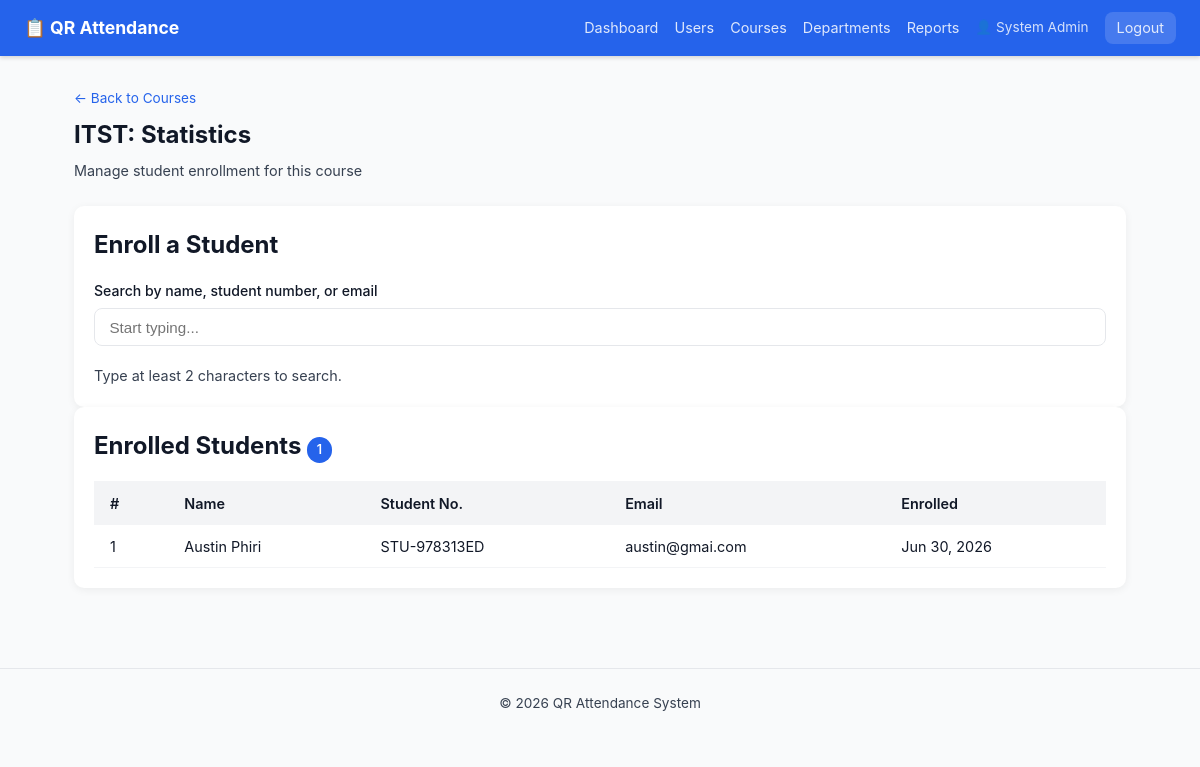
/admin/courses/2/enrollment (signed in), run on the app's committed database.
### tables this page shows
CREATE TABLE `courses` (
  `id` int(10) UNSIGNED NOT NULL,
  `department_id` int(10) UNSIGNED DEFAULT NULL,
  `lecturer_id` int(10) UNSIGNED DEFAULT NULL,
  `code` varchar(30) NOT NULL,
  `name` varchar(180) NOT NULL,
  `description` text DEFAULT NULL,
  `credit_hours` tinyint(3) UNSIGNED DEFAULT 3,
  `semester` tinyint(3) UNSIGNED DEFAULT NULL,
  `academic_year` varchar(10) DEFAULT NULL,
  `is_active` tinyint(1) NOT NULL DEFAULT 1,
  `created_at` timestamp NOT NULL DEFAULT current_timestamp()
);

CREATE TABLE `enrollments` (
  `id` int(10) UNSIGNED NOT NULL,
  `student_id` int(10) UNSIGNED NOT NULL,
  `course_id` int(10) UNSIGNED NOT NULL,
  `enrolled_at` timestamp NOT NULL DEFAULT current_timestamp()
);

CREATE TABLE `users` (
  `id` int(10) UNSIGNED NOT NULL,
  `name` varchar(120) NOT NULL,
  `email` varchar(180) NOT NULL,
  `password` varchar(255) NOT NULL,
  `role` enum('admin','lecturer','student') NOT NULL,
  `is_active` tinyint(1) NOT NULL DEFAULT 1,
  `created_at` timestamp NOT NULL DEFAULT current_timestamp(),
  `updated_at` timestamp NOT NULL DEFAULT current_timestamp() ON UPDATE current_timestamp()
);

CREATE TABLE `students` (
  `id` int(10) UNSIGNED NOT NULL,
  `user_id` int(10) UNSIGNED NOT NULL,
  `department_id` int(10) UNSIGNED DEFAULT NULL,
  `student_number` varchar(50) NOT NULL,
  `year_of_study` tinyint(3) UNSIGNED DEFAULT NULL,
  `phone` varchar(30) DEFAULT NULL,
  `created_at` timestamp NOT NULL DEFAULT current_timestamp()
);

### app/core/Controller.php (called while the page is built, shortened)
<?php
class Controller
{
    public function __construct()
    {
        $this->db = Database::getInstance();
    }
    protected function view(string $view, array $data = []): void
    {
        extract($data, EXTR_SKIP);
        $file = APP_PATH . "/views/{$view}.php";
        require APP_PATH . '/views/layouts/header.php';
        require $file;
        require APP_PATH . '/views/layouts/footer.php';
    }
}

### app/controllers/AdminController.php (called while the page is built, shortened)
<?php
class AdminController extends Controller
{
    public function enrollmentView(array $params): void
    {
        $courseId = (int)$params['id'];
        $course = $this->db->single(
            "SELECT c.*, u.name AS lecturer_name
               FROM courses c
               LEFT JOIN lecturers l ON l.id = c.lecturer_id
               LEFT JOIN users     u ON u.id = l.user_id
              WHERE c.id = ?",
            [$courseId]
        );
        $enrolled = $this->db->all(
            "SELECT s.student_number, u.name, u.email, e.enrolled_at
               FROM enrollments e
               JOIN students s ON s.id = e.student_id
               JOIN users    u ON u.id = s.user_id
              WHERE e.course_id = ?
              ORDER BY u.name",
            [$courseId]
        );
        $this->view('admin/enrollment', [
            'user'     => Auth::user(),
            'course'   => $course,
            'enrolled' => $enrolled,
            'csrf'     => Auth::generateCsrfToken(),
        ]);
    }
}

### public/index.php (called while the page is built, shortened)
<?php
require_once APP_PATH . '/core/Database.php';
require_once APP_PATH . '/core/Controller.php';
require_once APP_PATH . '/core/Router.php';
$router = new Router();
$router->get( '/',         'AuthController@showLogin');
$router->get( '/login',    'AuthController@showLogin');
$router->post('/login',    'AuthController@login');
$router->get( '/register', 'AuthController@showRegister');
$router->post('/register', 'AuthController@register');
$router->get( '/logout',   'AuthController@logout');
$router->get('/attend/:token', 'AttendanceController@scan');
$router->get( '/lecturer/dashboard',            'LecturerController@dashboard',         ['auth','role:lecturer']);
$router->get( '/lecturer/sessions',             'LecturerController@sessions',          ['auth','role:lecturer']);
$router->get( '/lecturer/sessions/create',      'LecturerController@createSessionForm', ['auth','role:lecturer']);
$router->post('/lecturer/sessions/create',      'LecturerController@createSession',     ['auth','role:lecturer']);
$router->post('/lecturer/sessions/:id/activate','LecturerController@activateSession', ['auth','role:lecturer']);
$router->get( '/lecturer/sessions/:id/scan',    'LecturerController@scanView',          ['auth','role:lecturer']);
$router->post('/lecturer/sessions/:id/activate','LecturerController@activateSession',   ['auth','role:lecturer']);
$router->post('/lecturer/sessions/:id/close',   'LecturerController@closeSession',      ['auth','role:lecturer']);
$router->get( '/student/dashboard',    'StudentController@dashboard',   ['auth','role:student']);
$router->get( '/student/courses/:id',  'StudentController@courseDetail',['auth','role:student']);
$router->get( '/admin/dashboard',           'AdminController@dashboard',       ['auth','role:admin']);
$router->get( '/admin/users',               'AdminController@users',           ['auth','role:admin']);
$router->get( '/admin/users/create',        'AdminController@createUserForm',  ['auth','role:admin']);
$router->post('/admin/users/create',        'AdminController@createUser',      ['auth','role:admin']);
$router->post('/admin/users/:id/toggle',    'AdminController@toggleUser',      ['auth','role:admin']);
$router->get( '/admin/courses',             'AdminController@courses',         ['auth','role:admin']);
$router->get( '/admin/courses/create',      'AdminController@createCourseForm',['auth','role:admin']);
$router->post('/admin/courses/create',      'AdminController@createCourse',    ['auth','role:admin']);
$router->post('/admin/courses/:id/toggle',  'AdminController@toggleCourse',    ['auth','role:admin']);
$router->get( '/admin/departments',         'AdminController@departments',     ['auth','role:admin']);
$router->post('/admin/departments/create',  'AdminController@createDepartment',['auth','role:admin']);
$router->get( '/admin/reports',             'AdminController@reports',         ['auth','role:admin']);
$router->get( '/admin/reports/export',      'AdminController@exportReport',    ['auth','role:admin']);
$router->get( '/admin/courses/:id/enrollment', 'AdminController@enrollmentView', ['auth','role:admin']);
$router->post('/admin/courses/:id/enroll',     'AdminController@enrollStudent',  ['auth','role:admin']);
$router->dispatch();

### app/config/database.php (called while the page is built)
<?php
return [
    'driver'   => 'mysql',
    'host'     => $_ENV['DB_HOST']     ?? 'localhost',
    'port'     => $_ENV['DB_PORT']     ?? '3306',
    'database' => $_ENV['DB_NAME']     ?? 'qr_attendance',
    'username' => $_ENV['DB_USER']     ?? 'root',
    'password' => $_ENV['DB_PASS']     ?? '',
    'charset'  => 'utf8mb4',
    'options'  => [
        PDO::ATTR_ERRMODE            => PDO::ERRMODE_EXCEPTION,
        PDO::ATTR_DEFAULT_FETCH_MODE => PDO::FETCH_ASSOC,
        PDO::ATTR_EMULATE_PREPARES   => false,
    ],
];

### app/core/Database.php (called while the page is built, shortened)
<?php
class Database
{
    private static ?Database $instance = null;
    private PDO $pdo;
    private function __construct()
    {
        $config = require APP_PATH . '/config/database.php';
        $dsn = sprintf(
            '%s:host=%s;port=%s;dbname=%s;charset=%s',
            $config['driver'],
            $config['host'],
            $config['port'],
            $config['database'],
            $config['charset']
        );
        try {
            $this->pdo = new PDO($dsn, $config['username'], $config['password'], $config['options']);
        } catch (PDOException $e) {
            error_log('DB connection failed: ' . $e->getMessage());
            throw new RuntimeException('Database connection failed. Check logs for details.');
        }
    }
    public static function getInstance(): self
    {
        if (self::$instance === null) {
            self::$instance = new self();
        }
        return self::$instance;
    }
    private function run(string $sql, array $params = []): PDOStatement
    {
        $stmt = $this->pdo->prepare($sql);
        $stmt->execute($params);
        return $stmt;
    }
    public function single(string $sql, array $params = []): ?array
    {
        $row = $this->run($sql, $params)->fetch();
        return $row !== false ? $row : null;
    }
    public function all(string $sql, array $params = []): array
    {
        return $this->run($sql, $params)->fetchAll();
    }
}

### app/views/admin/enrollment.php (the view, shortened to what this page needs)
<div class="page-header">
    <div>
        <a href="<?= BASE_URL ?>/admin/courses" class="back-link">← Back to Courses</a>
        <h1><?= htmlspecialchars($course['code']) ?>: <?= htmlspecialchars($course['name']) ?></h1>
        <p class="subtitle">Manage student enrollment for this course</p>
    </div>
</div>
<div class="enroll-layout">
    <div class="card">
        <h2 style="margin-bottom:1rem">Enroll a Student</h2>
        <div class="form-group">
            <label>Search by name, student number, or email</label>
            <input type="text" id="studentSearch" placeholder="Start typing..." autocomplete="off">
        </div>
        <p class="text-muted" id="searchHint">Type at least 2 characters to search.</p>
    </div>
    <div class="card">
        <h2 style="margin-bottom:1rem">
            Enrolled Students <span class="badge badge-count"><?= count($enrolled) ?></span>
        </h2>
        <?php if (empty($enrolled)): ?>
            <p class="empty">No students enrolled yet. Search above to add some.</p>
        <?php else: ?>
        <table class="table">
            <thead>
                <tr>
                    <th>#</th>
                    <th>Name</th>
                    <th>Student No.</th>
                    <th>Email</th>
                    <th>Enrolled</th>
                </tr>
            </thead>
            <tbody>
            <?php foreach ($enrolled as $i => $s): ?>
                <tr>
                    <td><?= $i + 1 ?></td>
                    <td><?= htmlspecialchars($s['name']) ?></td>
                    <td><?= htmlspecialchars($s['student_number']) ?></td>
                    <td><?= htmlspecialchars($s['email']) ?></td>
                    <td><?= htmlspecialchars(date('M j, Y', strtotime($s['enrolled_at']))) ?></td>
                </tr>
            <?php endforeach; ?>
            </tbody>
        </table>
        <?php endif; ?>
    </div>
</div>

### app/core/Router.php (shortened to what this page needs)
<?php
class Router
{
    private array $routes = [];
    private function addRoute(string $method, string $path, string $handler, array $middleware): void
    {
        $this->routes[] = compact('method', 'path', 'pattern', 'handler', 'middleware');
    }
    public function dispatch(): void
{
    $method     = $_SERVER['REQUEST_METHOD'];
    $requestUri = strtok($_SERVER['REQUEST_URI'], '?');
    $scriptDir  = str_replace('\\', '/', dirname($_SERVER['SCRIPT_NAME']));
    $basePath   = rtrim($scriptDir, '/');
    $uri        = '/' . ltrim(substr($requestUri, strlen($basePath)), '/');
    $uri = preg_replace('#^/index\.php(/|$)#', '/', $uri);
    foreach ($this->routes as $route) {
            if ($route['method'] !== $method) {
                continue;
            }
            if (!preg_match($route['pattern'], $uri, $matches)) {
                continue;
            }
            $params = array_filter($matches, 'is_string', ARRAY_FILTER_USE_KEY);
            [$class, $action] = explode('@', $route['handler']);
            $controller = new $class();
            $controller->$action($params);
            return;
        }
    }
}

### public/assets/css/app.css (style rules this page uses)
*, *::before, *::after { box-sizing: border-box; margin: 0; padding: 0; }
:root { --primary: #2563eb; --primary-h: #1d4ed8; --danger: #dc2626; --success: #16a34a; --warning: #d97706; --gray-50: #f9fafb; --gray-100: #f3f4f6; --gray-200: #e5e7eb; --gray-700: #374151; --gray-900: #111827; --radius: 8px; }
body { font-family: -apple-system, BlinkMacSystemFont, 'Segoe UI', Roboto, sans-serif; background: var(--gray-50); color: var(--gray-900); line-height: 1.6; }
.form-group { margin-bottom: 1.1rem; }
.form-group label { display: block; font-size: .88rem; font-weight: 500; margin-bottom: .35rem; }
.form-group input, .form-group select, .form-group textarea { width: 100%; padding: .6rem .9rem; border: 1px solid var(--gray-200); border-radius: var(--radius); font-size: .95rem; transition: border-color .15s; }
.badge { display: inline-block; padding: .2rem .6rem; border-radius: 99px; font-size: .78rem; font-weight: 600; text-transform: uppercase; }
.badge-count { background: var(--primary); color: #fff; }
.table { width: 100%; border-collapse: collapse; font-size: .9rem; }
.table th { background: var(--gray-100); padding: .65rem 1rem; text-align: left; font-weight: 600; }
.table td { padding: .6rem 1rem; border-bottom: 1px solid var(--gray-100); }
.page-header { display: flex; justify-content: space-between; align-items: flex-start; margin-bottom: 1.5rem; }
.page-header h1 { font-size: 1.5rem; margin-bottom: .25rem; }
.subtitle { color: var(--gray-700); font-size: .9rem; }
.back-link { font-size: .85rem; color: var(--primary); text-decoration: none; display: block; margin-bottom: .4rem; }
.card { background: #fff; border-radius: 10px; padding: 1.25rem; box-shadow: 0 2px 8px rgba(0,0,0,.06); overflow-x: auto; }
.text-muted { color: var(--gray-700); font-size: .9rem; }

### data on the page
courses: code "ITST", name "Statistics"
enrollments: users.name "Austin Phiri", student.student_number "STU-978313ED", users.email "austin@gmai.com", enrolled_at "Jun 30, 2026"

### other printed values
count($enrolled) "1"
